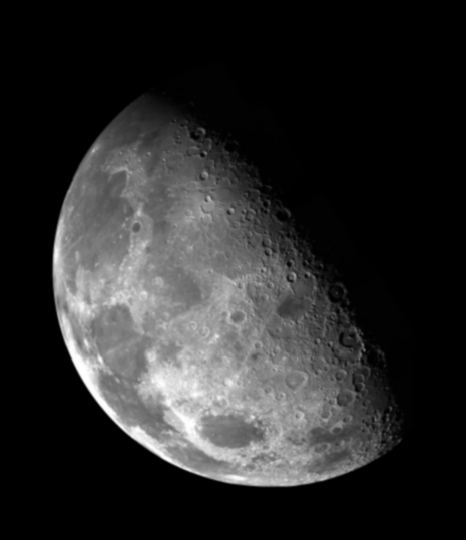
#> input picture HW2/blurry_moon.tif, 466 x 540 px
$ python high-boost.py
#> lines starting #> are read from the running program, lines starting #| are printed output that depends on the picture
import cv2 as cv
import numpy as np
import math
from matplotlib import pyplot as plt
from scipy.fftpack import fft,ifft

#choose read which image
img = cv.imread('blurry_moon.tif', cv.IMREAD_GRAYSCALE)
#> img is the input picture: shape (540, 466); min 0, max 254, mean 42.7
#img = cv.imread('skeleton_orig.bmp', cv.IMREAD_GRAYSCALE)

#print height and width of input image
A = 2
height, width = img.shape
#> height = 540; width = 466
print(type(img))
#| <class 'numpy.ndarray'>
print(img.shape)
#| (540, 466)
print("height = ", height)
#| height =  540
print("width = ", width)
#| width =  466

#Fourier transform
fft2 = np.fft.fft2(img)
lap_fft2 = np.fft.fft2(img)
plt.subplot(231)
plt.imshow(np.abs(fft2),'gray'),plt.title('fft2')

#Centralization
shift2center = np.fft.fftshift(fft2)
shift2center[int((height/2)-1) : int((height/2)+1), int((width/2)-1) : int((width/2)+1)] = 0
plt.subplot(232)
plt.imshow(np.abs(shift2center),'gray'),plt.title('shift2center')

#laplacian sharpening
for i in range(height):
    for j in range(width):
        lap_fft2[i][j] = -4*(math.pi**2)*abs((i-height/2)**2 + (j-width/2)**2)*shift2center[i][j]
plt.subplot(233)
plt.imshow(np.abs(lap_fft2),'gray'),plt.title('lap_fft2')

#Inverse Centralization
center2shift = np.fft.ifftshift(lap_fft2)
plt.subplot(234)
plt.imshow(np.abs(center2shift),'gray'),plt.title('center2shift')

#Inverse Fourier transform
ifft2 = np.fft.ifft2(center2shift)
plt.subplot(235)
plt.imshow(np.abs(ifft2),'gray'),plt.title('ifft2')

#normalization & High-Boost
lap_img = np.abs(ifft2)/np.max(np.abs(ifft2))
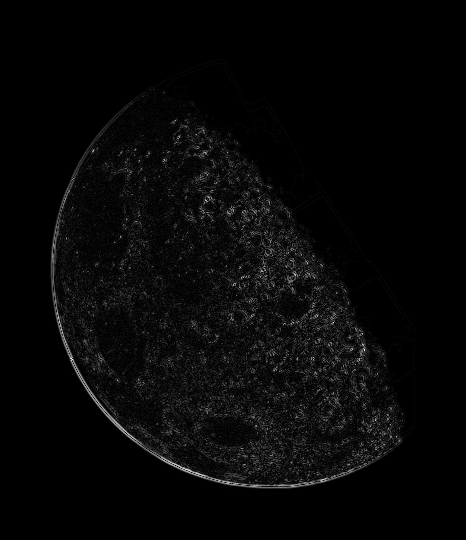
#> lap_img: shape (540, 466) float64; min 7.89e-08, max 1, mean 0.029
result_img = A*(img/255) - lap_img
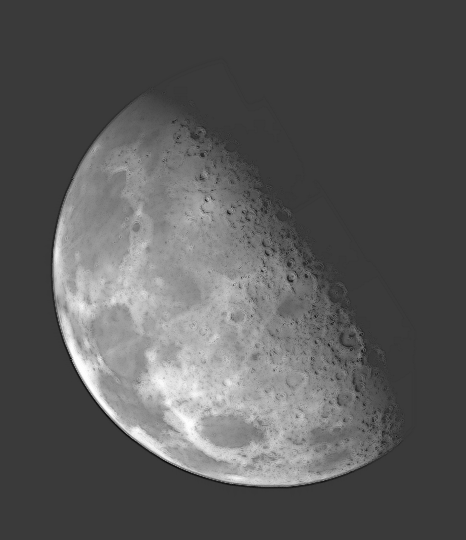
#> result_img: shape (540, 466) float64; min -0.588, max 1.99, mean 0.306; drawn with min black and max white

#show image
plt.subplots_adjust(left=0.125,
                    bottom=0.1,
                    right=0.9,
                    top=0.9,
                    wspace=0.2,
                    hspace=0.35)
cv.imshow('input image', img)
cv.imshow('laplacian ', lap_img)
cv.imshow('High-Boost image', result_img)
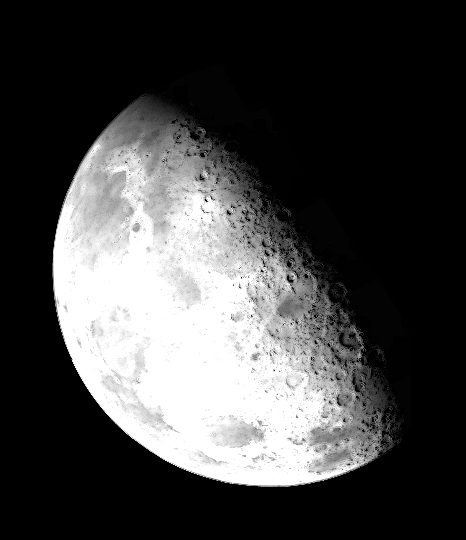
#> window 'High-Boost image': shape (540, 466); min 0, max 255, mean 69.5

#destroy Windows
cv.waitKey(0)
cv.destroyAllWindows()
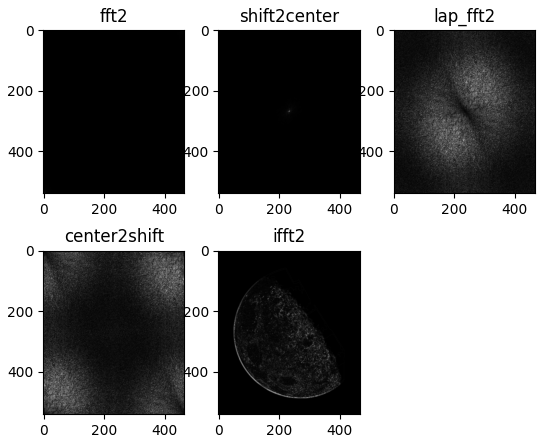
#> figure drawn by matplotlib, 5 panels

$ run again, with HW2/skeleton_orig.bmp saved as HW2/blurry_moon.tif
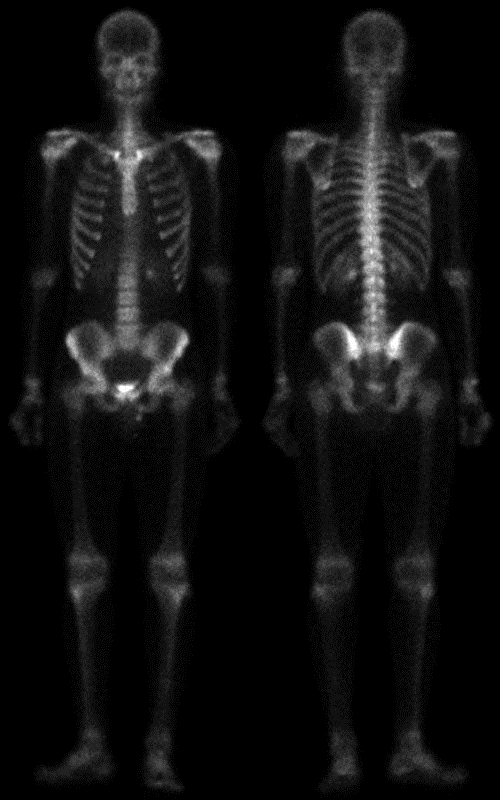
#> input picture HW2/skeleton_orig.bmp, 500 x 800 px
#> img is the input picture: shape (800, 500); min 0, max 255, mean 16.9
#| <class 'numpy.ndarray'>
#| (800, 500)
#| height =  800
#| width =  500
#> `result_img = A*(img/255) - lap_img`:
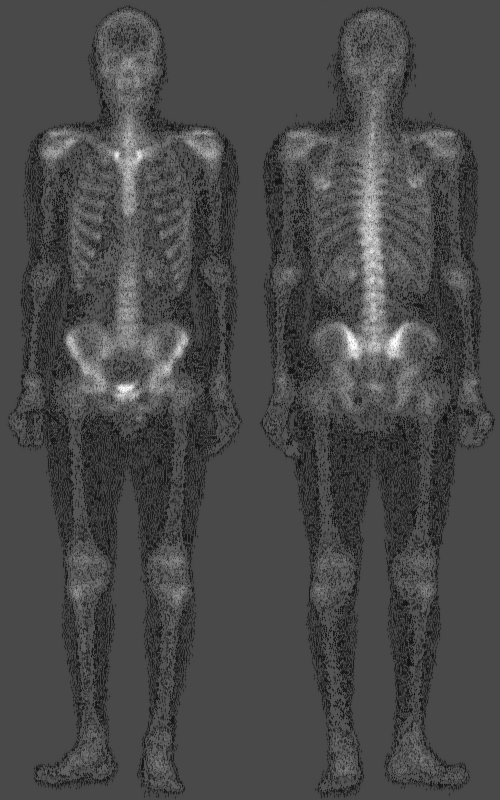
#> result_img: shape (800, 500) float64; min -0.816, max 2, mean 0.00228; drawn with min black and max white
#> `cv.imshow('High-Boost image', result_img)`:
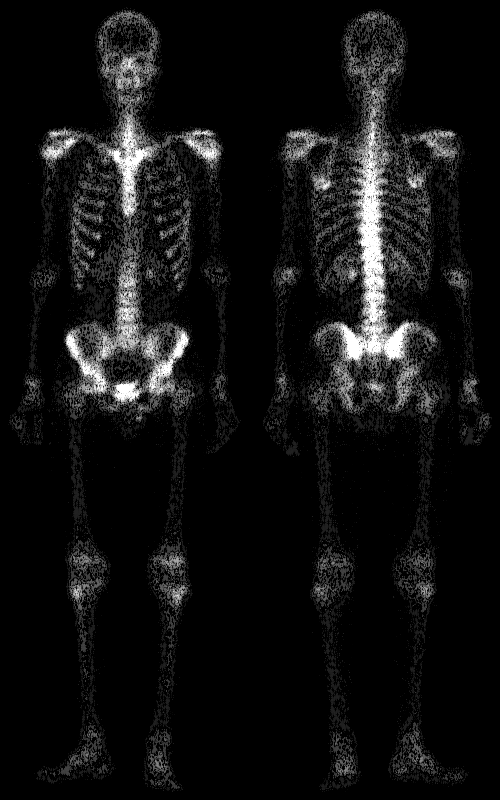
#> window 'High-Boost image': shape (800, 500); min 0, max 255, mean 17.7
